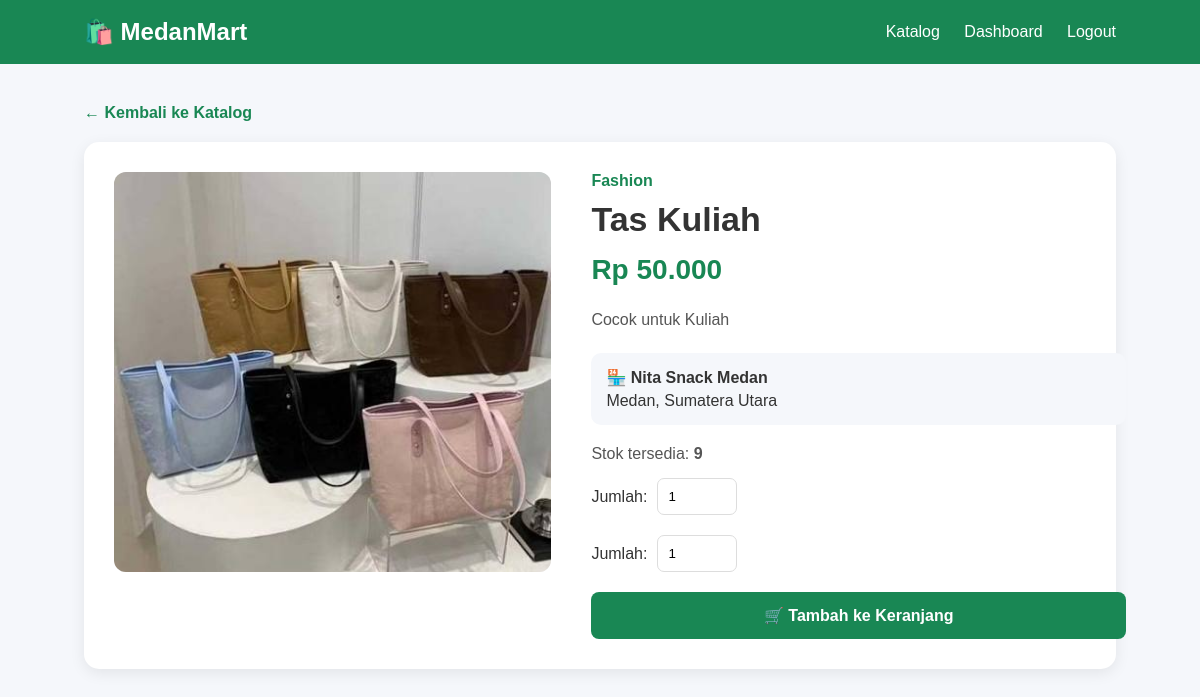
The page /user/product_detail.php?id=2 (signed in) on the database its author committed.
### tables this page shows
CREATE TABLE `products` (
  `id` int(11) NOT NULL,
  `store_id` int(11) NOT NULL,
  `category_id` int(11) DEFAULT NULL,
  `name` varchar(150) NOT NULL,
  `description` text DEFAULT NULL,
  `price` decimal(12,2) NOT NULL,
  `stock` int(11) NOT NULL DEFAULT 0,
  `image` varchar(255) DEFAULT NULL,
  `created_at` timestamp NOT NULL DEFAULT current_timestamp()
);

CREATE TABLE `categories` (
  `id` int(11) NOT NULL,
  `name` varchar(100) NOT NULL,
  `created_at` timestamp NOT NULL DEFAULT current_timestamp()
);

CREATE TABLE `stores` (
  `id` int(11) NOT NULL,
  `seller_id` int(11) NOT NULL,
  `store_name` varchar(100) NOT NULL,
  `description` text DEFAULT NULL,
  `address` text DEFAULT NULL,
  `created_at` timestamp NOT NULL DEFAULT current_timestamp()
);

### user/product_detail.php (the view, shortened to what this page needs)
<?php
require_once __DIR__ . "/../config/database.php";
$product_id = intval($_GET['id']);
$query = "
    SELECT
        products.*,
        stores.store_name,
        stores.description AS store_description,
        stores.address AS store_address,
        categories.name AS category_name
    FROM products
    JOIN stores ON products.store_id = stores.id
    LEFT JOIN categories ON products.category_id = categories.id
    WHERE products.id = '$product_id'
";
$result = mysqli_query($conn, $query);
$product = mysqli_fetch_assoc($result);
?>
<!DOCTYPE html>
<html lang="id">
<head>
</head>
<body>
    <div class="navbar">
        <div class="logo">
            🛍️ MedanMart
        </div>
        <div>
            <a href="products.php">
                Katalog
            </a>
            <a href="dashboard.php">
                Dashboard
            </a>
            <a href="../logout.php">
                Logout
            </a>
        </div>
    </div>
    <div class="container">
        <a href="products.php" class="back">
            ← Kembali ke Katalog
        </a>
        <div class="detail-card">
            <div>
                <?php if (!empty($product['image'])): ?>
                    <img
                        src="../uploads/products/<?= htmlspecialchars($product['image']); ?>"
                        class="product-image"
                        alt="<?= htmlspecialchars($product['name']); ?>"
                    >
                <?php else: ?>
                    <div class="no-image">
                        Tidak ada gambar
                    </div>
                <?php endif; ?>
            </div>
            <div>
                <div class="category">
                    <?= htmlspecialchars($product['category_name'] ?? 'Tanpa kategori'); ?>
                </div>
                <h1 class="product-name">
                    <?= htmlspecialchars($product['name']); ?>
                </h1>
                <div class="price">
                    Rp <?= number_format($product['price'], 0, ',', '.'); ?>
                </div>
                <p class="description">
                    <?= nl2br(htmlspecialchars($product['description'])); ?>
                </p>
                <div class="store">
                    <strong>
                        🏪 <?= htmlspecialchars($product['store_name']); ?>
                    </strong>
                    <span>
                        <?= htmlspecialchars($product['store_address']); ?>
                    </span>
                </div>
                <div class="stock">
                    Stok tersedia:
                    <strong><?= $product['stock']; ?></strong>
                </div>
                <div class="quantity">
                    <label for="quantity">
                        Jumlah:
                    </label>
                    <input
                        type="number"
                        id="quantity"
                        min="1"
                        max="<?= $product['stock']; ?>"
                        value="1"
                    >
                </div>
                <form action="add_to_cart.php" method="POST">
                <div class="quantity">
                <label for="quantity">
                    Jumlah:
                 </label>
        <input
            type="number"
            id="quantity"
            name="quantity"
            min="1"
            max="<?= $product['stock']; ?>"
            value="1"
            required
        >
    </div>
    <button type="submit" class="btn-cart">
        🛒 Tambah ke Keranjang
    </button>
</form>
            </div>
        </div>
    </div>
</body>
</html>

### user/product_detail.php (style rules this page uses)
* { box-sizing: border-box; margin: 0; padding: 0; font-family: Arial, sans-serif; }
body { background: #f5f7fb; color: #333; }
.navbar { background: #198754; color: white; padding: 18px 7%; display: flex; justify-content: space-between; align-items: center; }
.logo { font-size: 24px; font-weight: bold; }
.navbar a { color: white; text-decoration: none; margin-left: 20px; }
.container { width: 86%; margin: 40px auto; }
.back { display: inline-block; margin-bottom: 20px; color: #198754; text-decoration: none; font-weight: bold; }
.detail-card { background: white; border-radius: 15px; padding: 30px; display: grid; grid-template-columns: 45% 55%; gap: 40px; box-shadow: 0 4px 15px rgba(0,0,0,0.08); }
.product-image { width: 100%; height: 400px; object-fit: cover; border-radius: 12px; background: #eee; }
.category { color: #198754; font-weight: bold; margin-bottom: 10px; }
.product-name { font-size: 34px; margin-bottom: 15px; }
.price { color: #198754; font-size: 28px; font-weight: bold; margin-bottom: 20px; }
.description { line-height: 1.7; color: #555; margin-bottom: 20px; }
.store { background: #f5f7fb; padding: 15px; border-radius: 10px; margin-bottom: 20px; }
.store strong { display: block; margin-bottom: 5px; }
.stock { margin-bottom: 15px; color: #555; }
.quantity { display: flex; align-items: center; gap: 10px; margin-bottom: 20px; }
.quantity input { width: 80px; padding: 10px; border: 1px solid #ddd; border-radius: 7px; }
.btn-cart { width: 100%; padding: 14px; border: none; border-radius: 8px; background: #198754; color: white; font-size: 16px; font-weight: bold; cursor: pointer; }

### rows shown on the page
products: image (picture), category.name "Fashion", name "Tas Kuliah", price "50.000", description "Cocok untuk Kuliah", store.store_name "Nita Snack Medan", store.address "Medan, Sumatera Utara", stock "9"
